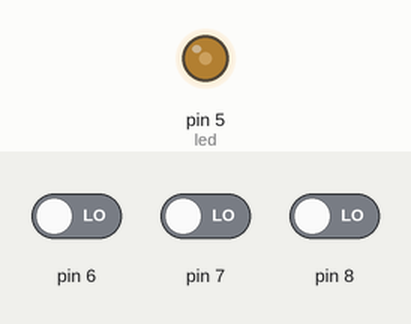
Bench run of a sketch on a simulated Arduino Uno, built with avr-gcc and run on an emulated ATmega328P. On the bench: output pins drawn as LEDs (lit = HIGH). The test bench sets the inputs (shaded band); at power-on: pin 6 LOW, pin 7 LOW, pin 8 LOW.

Above: at 8.9 s.
9.0 s: pin 6 driven HIGH
At 9.59 s:
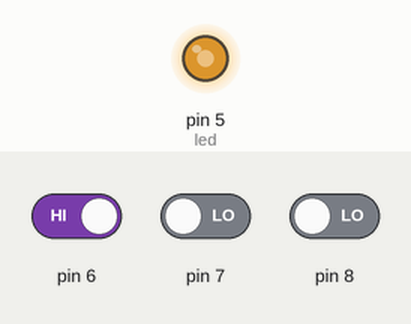
At 10.19 s:
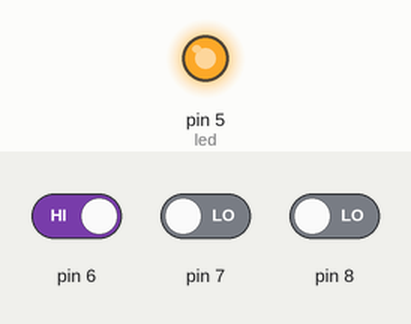
14.1 s: pin 7 driven HIGH
At 14.43 s:
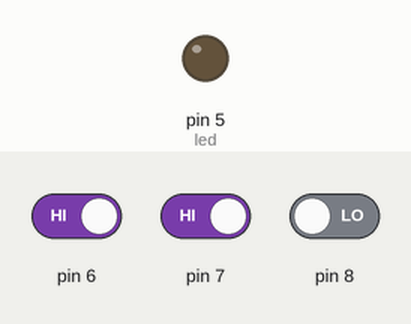
19.2 s: pin 8 driven HIGH
Timing chart, 0 to 22.2 s (numbered marks = the images above; inputs shaded):
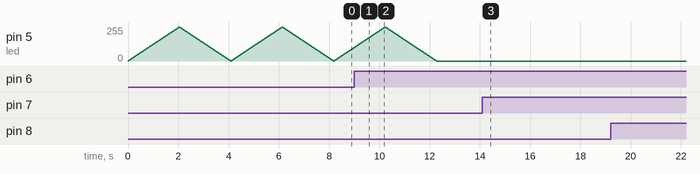

Measured:
- after the input at 9.0 s, pin 5 (led): goes on until 12.3 s, then stays 0/255
- after the input at 14.1 s, pin 5 (led): stays 0/255 (without the input it goes to 118/255 after 4.8 s)

The sketch:

BlinkPWM_loop_3inputs.ino
```cpp
/*
  BlinkPWM_loop_3inputs pulses an LED from Min (0) to Max (255)
  and back again, repeatedly. Speed controlled by 3 inputs.
 */

int led = 5;          // name our PWM pin:
int time_delay = 8;   // set time delay (mS) duration here
int input_value = 1;  // set our initial input value

void setup() {
  pinMode(led, OUTPUT);  // set pin as output
  for (int thisPin = 6; thisPin < 9; thisPin++) {
    pinMode(thisPin, INPUT); // set pins 6-8 as inputs
  }
}

void loop() {
   time_delay = 8;                         // set default delay
   for (int thisPin = 6; thisPin < 9; thisPin++) {
      input_value = digitalRead(thisPin);  // read input pin
      if (input_value == 1) {              // if it's HIGH
         time_delay /= 2;                  // set delay to half
      }
   }
               // fade led pin from off (0) to brightest (255)
   for (int brightness = 0; brightness < 255; brightness++) {
      analogWrite(led, brightness);
      delay(time_delay);
   }
               // fade led pin from brightest (255) to off (0)
   for (int brightness = 255; brightness >= 0; brightness--) {
      analogWrite(led, brightness);
      delay(time_delay);
   }
}
```
